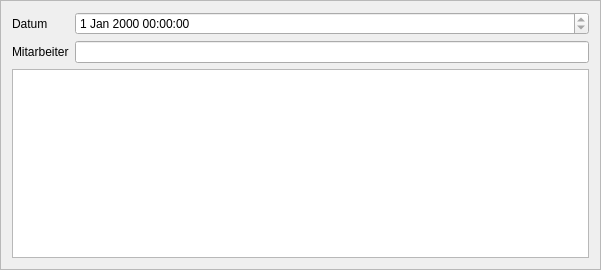
<?xml version="1.0" encoding="UTF-8"?>
<ui version="4.0">
 <class>EinzelEreignis</class>
 <widget class="QFrame" name="EinzelEreignis">
  <property name="geometry">
   <rect>
    <x>0</x>
    <y>0</y>
    <width>601</width>
    <height>270</height>
   </rect>
  </property>
  <property name="minimumSize">
   <size>
    <width>0</width>
    <height>270</height>
   </size>
  </property>
  <property name="maximumSize">
   <size>
    <width>16777215</width>
    <height>16777215</height>
   </size>
  </property>
  <property name="windowTitle">
   <string>Frame</string>
  </property>
  <property name="frameShape">
   <enum>QFrame::StyledPanel</enum>
  </property>
  <property name="frameShadow">
   <enum>QFrame::Raised</enum>
  </property>
  <layout class="QVBoxLayout" name="verticalLayout" stretch="0,1">
   <item>
    <layout class="QFormLayout" name="formLayout">
     <item row="1" column="0">
      <widget class="QLabel" name="mitarbeiterLabel">
       <property name="text">
        <string>Mitarbeiter</string>
       </property>
      </widget>
     </item>
     <item row="1" column="1">
      <widget class="QLineEdit" name="mitarbeiterLineEdit">
       <property name="readOnly">
        <bool>true</bool>
       </property>
      </widget>
     </item>
     <item row="0" column="0">
      <widget class="QLabel" name="datumLabel">
       <property name="text">
        <string>Datum</string>
       </property>
      </widget>
     </item>
     <item row="0" column="1">
      <widget class="QDateTimeEdit" name="datumDateTimeEdit">
       <property name="readOnly">
        <bool>true</bool>
       </property>
      </widget>
     </item>
    </layout>
   </item>
   <item>
    <widget class="QTextBrowser" name="textBrowser"/>
   </item>
  </layout>
 </widget>
 <resources/>
 <connections/>
</ui>
